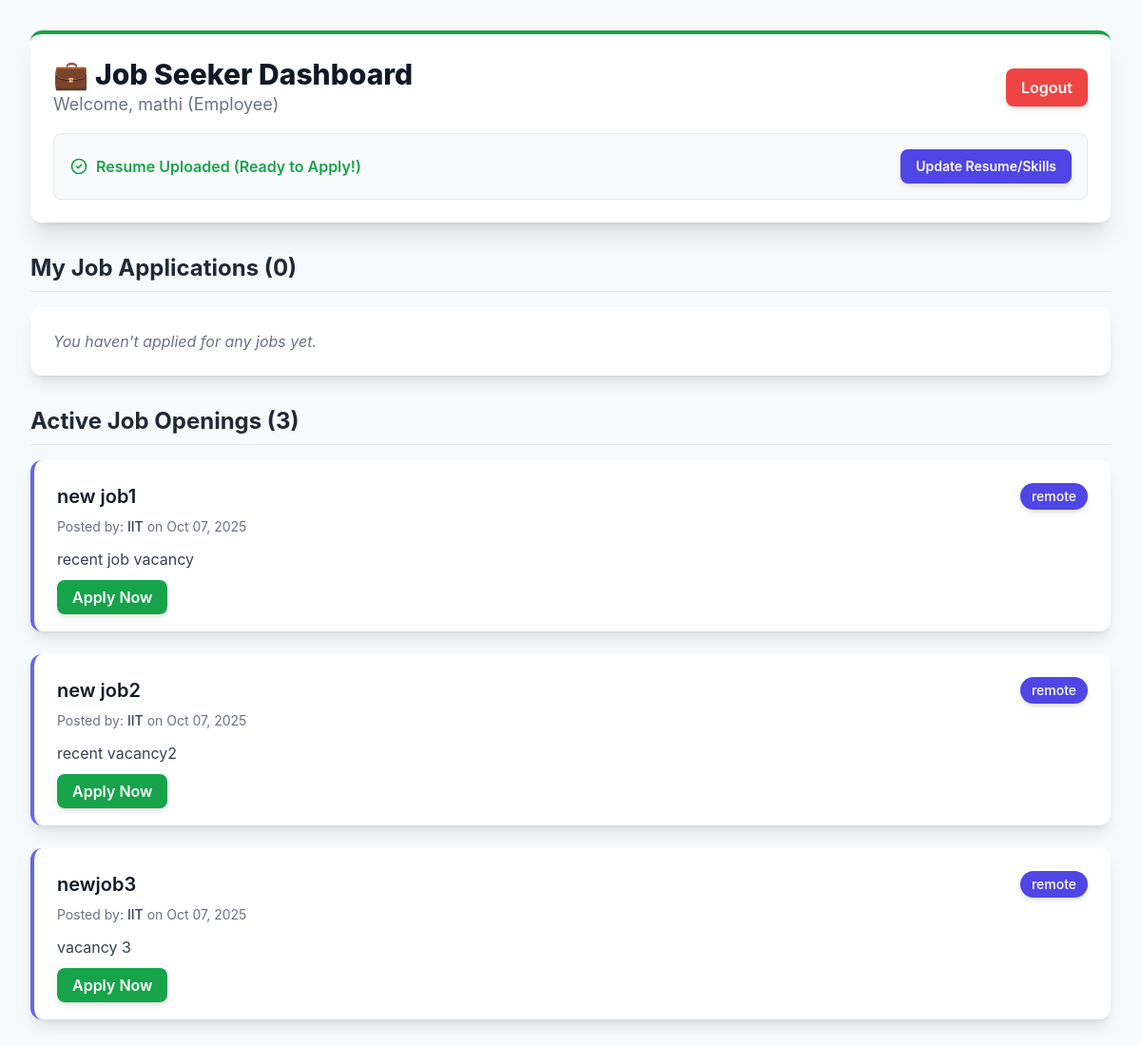
Screenshot of /employee/dashboard/ (signed in) with the database file from the repository.
### jobs/models.py (models this page shows, shortened)
class JobPosting(models.Model):
    employer = models.ForeignKey(EmployerProfile, on_delete=models.CASCADE, related_name='jobs')
    title = models.CharField(max_length=200)
    description = models.TextField()
    location = models.CharField(max_length=100)
    posted_on = models.DateTimeField(auto_now_add=True)
    is_active = models.BooleanField(default=True)

class EmployerProfile(models.Model):
    user = models.OneToOneField(settings.AUTH_USER_MODEL, on_delete=models.CASCADE, related_name='employer_profile')
    company_name = models.CharField(max_length=150)
    company_description = models.TextField(blank=True, null=True)

### jobs/views.py (the view)
# urls.py: path('employee/dashboard/', views.employee_dashboard, name='employee_dashboard'),
@user_passes_test(is_employee, login_url='/')
@login_required
def employee_dashboard(request):
    try:
        seeker_profile = request.user.seeker_profile
    except JobSeekerProfile.DoesNotExist:
        messages.error(request, "Employee profile not found. Please contact admin.")
        return redirect('login')
    jobs = JobPosting.objects.filter(is_active=True).select_related('employer__user')
    applications = Application.objects.filter(seeker=seeker_profile).select_related('job').prefetch_related('interview')
    applied_job_ids = [app.job.id for app in applications]
    context = {
        'seeker_profile': seeker_profile,
        'jobs': jobs,
        'applications': applications,
        'applied_job_ids': applied_job_ids,
    }
    return render(request, 'jobs/employee_dashboard.html', context)

### jobs/views.py (called while the page is built)
def is_employee(user):
    return user.is_authenticated and hasattr(user, 'seeker_profile')

### jobs/templates/jobs/employee_dashboard.html (shortened to what this page needs)
<!DOCTYPE html>
<html lang="en">
<head>
    <script src="https://cdn.tailwindcss.com"></script>
</head>
<body class="min-h-screen p-4 md:p-8">
    <header class="max-w-7xl mx-auto mb-8 bg-white p-6 rounded-xl shadow-xl border-t-4 border-green-600">
        <div class="flex justify-between items-center">
            <div>
                <h1 class="text-3xl font-extrabold text-gray-900">
                    💼 Job Seeker Dashboard
                </h1>
                <p class="text-lg text-gray-500">Welcome, {{ user.username }} (Employee)</p>
            </div>
            <form method="post" action="{% url 'logout' %}" class="inline">
                <button type="submit" class="px-4 py-2 bg-red-500 text-white font-semibold rounded-lg hover:bg-red-600 transition duration-150 shadow-md">
                    Logout
                </button>
            </form>
        </div>
        <div class="mt-4 p-4 border rounded-lg flex justify-between items-center bg-gray-50">
            {% if seeker_profile.resume %}
                <span class="text-green-600 font-semibold flex items-center">
                    <svg class="w-5 h-5 mr-2" fill="none" stroke="currentColor" viewBox="0 0 24 24" xmlns="http://www.w3.org/2000/svg"><path stroke-linecap="round" stroke-linejoin="round" stroke-width="2" d="M9 12l2 2 4-4m6 2a9 9 0 11-18 0 9 9 0 0118 0z"></path></svg>
                    Resume Uploaded (Ready to Apply!)
                </span>
            {% endif %}
            <a href="{% url 'upload_resume' %}" class="px-4 py-2 bg-indigo-600 text-white text-sm font-semibold rounded-lg hover:bg-indigo-700 transition duration-150 shadow-md">
                Update Resume/Skills
            </a>
        </div>
    </header>
    <main class="max-w-7xl mx-auto space-y-8">
        <section>
            <h2 class="text-2xl font-bold text-gray-800 mb-4 border-b pb-2">My Job Applications ({{ applications|length }})</h2>
            <div class="table-responsive overflow-x-auto bg-white p-6 rounded-xl shadow-lg">
                {% if applications %}
                <table class="min-w-full divide-y divide-gray-200">
                    <thead class="bg-gray-50">
                        <tr>
                            <th class="px-4 py-3 text-left text-xs font-medium text-gray-500 uppercase tracking-wider">Job Title</th>
                            <th class="px-4 py-3 text-left text-xs font-medium text-gray-500 uppercase tracking-wider">Status</th>
                            <th class="px-4 py-3 text-left text-xs font-medium text-gray-500 uppercase tracking-wider">Applied On</th>
                            <th class="px-4 py-3 text-left text-xs font-medium text-gray-500 uppercase tracking-wider">Details</th>
                        </tr>
                    </thead>
                    <tbody class="bg-white divide-y divide-gray-200">
                        {% for app in applications %}
                        <tr>
                            <td class="px-4 py-4 whitespace-nowrap text-sm font-medium text-gray-900">
                                {{ app.job.title }} ({{ app.job.location }})
                            </td>
                            <td class="px-4 py-4 whitespace-nowrap">
                                <span class="px-2 inline-flex text-xs leading-5 font-semibold rounded-full status-{{ app.status|lower }}">
                                    {{ app.get_status_display }}
                                </span>
                            </td>
                            <td class="px-4 py-4 whitespace-nowrap text-sm text-gray-500">{{ app.applied_on|date:"M d, Y" }}</td>
                            <td class="px-4 py-4 whitespace-nowrap text-sm text-gray-500">
                                {% if app.status == 'INTERVIEW' and app.interview %}
                                    <p class="font-semibold text-blue-600">Interview Scheduled:</p>
                                    <p class="text-xs">{{ app.interview.scheduled_time|date:"M d, Y, H:i" }}</p>
                                    <p class="text-xs">Link: <a href="{{ app.interview.location_link }}" target="_blank" class="text-indigo-500 hover:underline">Click Here</a></p>
                                {% else %}
                                    <p>No interview set.</p>
                                {% endif %}
                            </td>
                        </tr>
                        {% endfor %}
                    </tbody>
                </table>
                {% else %}
                <p class="text-gray-500 italic">You haven't applied for any jobs yet.</p>
                {% endif %}
            </div>
        </section>
        <section>
            <h2 class="text-2xl font-bold text-gray-800 mb-4 border-b pb-2">Active Job Openings ({{ jobs|length }})</h2>
            <div class="space-y-6">
                {% for job in jobs %}
                <div class="bg-white p-6 rounded-xl shadow-lg hover:shadow-xl transition duration-300 border-l-4 border-indigo-500">
                    <div class="flex justify-between items-start mb-2">
                        <h3 class="text-xl font-semibold text-gray-900">{{ job.title }}</h3>
                        <span class="text-sm font-medium text-white bg-indigo-600 px-3 py-1 rounded-full shadow-md">
                            {{ job.location }}
                        </span>
                    </div>
                    <p class="text-sm text-gray-500 mb-3">
                        Posted by: <span class="font-medium text-gray-700">{{ job.employer.company_name }}</span>
                        on {{ job.posted_on|date:"M d, Y" }}
                    </p>
                    <p class="text-gray-700 mb-4">{{ job.description|truncatechars:150 }}</p>
                    <div class="mt-4">
                        {% if job.id in applied_job_ids %}
                            <span class="px-4 py-2 bg-gray-200 text-gray-700 font-semibold rounded-lg">
                                Already Applied
                            </span>
                        {% else %}
                            <a href="{% url 'apply_for_job' job.id %}" class="px-4 py-2 bg-green-600 text-white font-semibold rounded-lg hover:bg-green-700 transition duration-150 shadow-md">
                                Apply Now
                            </a>
                        {% endif %}
                    </div>
                </div>
                {% empty %}
                <div class="bg-yellow-100 border-l-4 border-yellow-500 text-yellow-700 p-4 rounded-lg" role="alert">
                    <p class="font-bold">No Jobs Found</p>
                    <p>There are currently no active job postings.</p>
                </div>
                {% endfor %}
            </div>
        </section>
    </main>
</body>
</html>

### jobs/templates/jobs/employee_dashboard.html (style rules this page uses)
body { font-family: 'Inter', sans-serif; background-color: #f7fafc; }

### rows the page displays
JobPosting: title "new job1", location "remote", employer.company_name "IIT", posted_on "Oct 07, 2025", description "recent job vacancy", shows "Apply Now"
JobPosting: title "new job2", location "remote", employer.company_name "IIT", posted_on "Oct 07, 2025", description "recent vacancy2", shows "Apply Now"
JobPosting: title "newjob3", location "remote", employer.company_name "IIT", posted_on "Oct 07, 2025", description "vacancy 3", shows "Apply Now"

### other values shown
{{ user.username }} "mathi"
{{ applications|length }} "0"
{{ jobs|length }} "3"
